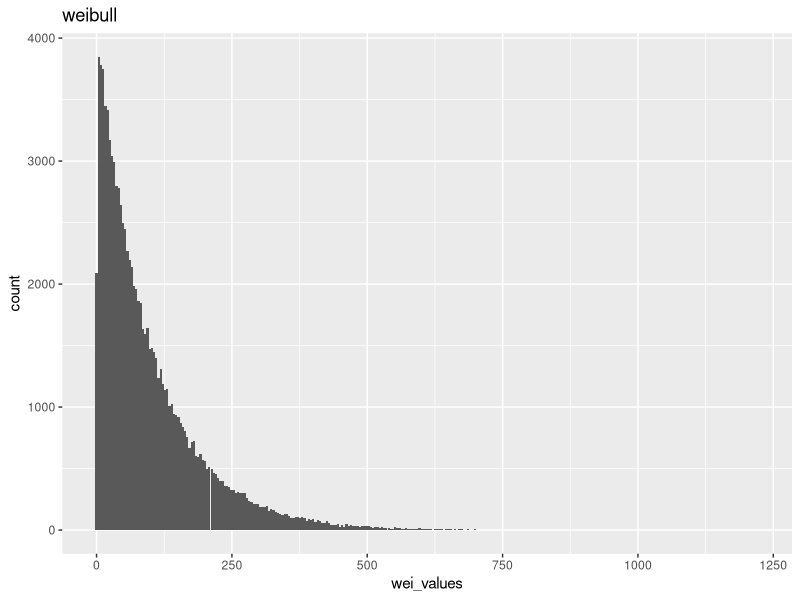
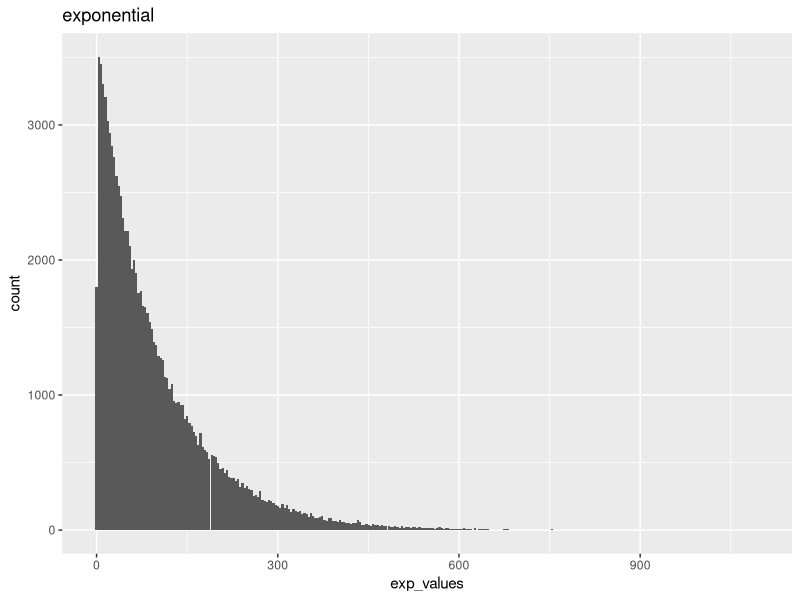

Recreate these plots in R, in order.

library(tidyverse)

dispRange         <- 100

dispersal_range = c(0, 100)
disp_factor <- 1

# weibull distribution
scale      <- ((dispersal_range[2] - dispersal_range[1]) * disp_factor ) + dispersal_range[1]
wei_values <- rweibull(100000, shape = 1, scale = scale) # 2.5
wei_data   <- data.frame(wei_values)

ggplot(wei_data, aes(x = wei_values)) +
  geom_histogram(bins = 300) +
  ggtitle("weibull")


# exponential
exp_values <- rexp(100000, rate = 1/dispRange)
exp_data   <- data.frame(exp_values)

ggplot(exp_data, aes(x = exp_values)) +
  geom_histogram(bins = 300) +
  ggtitle("exponential")
